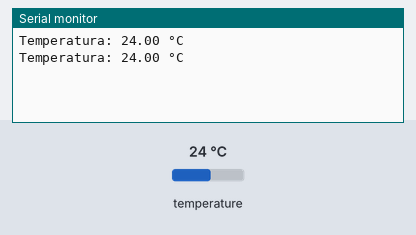
Simulated run of this sketch. Board: ESP32. On the bench: the last lines printed to the serial monitor. Inputs (shaded band) come from the test bench; at power-on: temperature 24 °C.

Above: at 2.3 s.
2.4 s: temperature set to 12 °C
At 2.4 s:
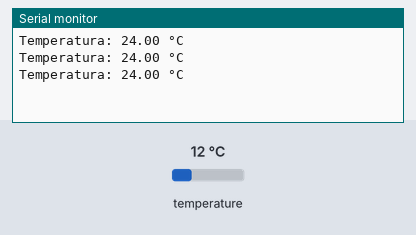
3.9 s: temperature set to 19 °C
At 3.9 s:
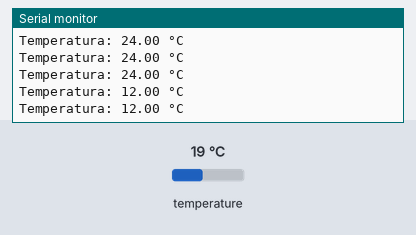
Timing chart, 0 to 6.9 s (numbered marks = the images above; inputs shaded):
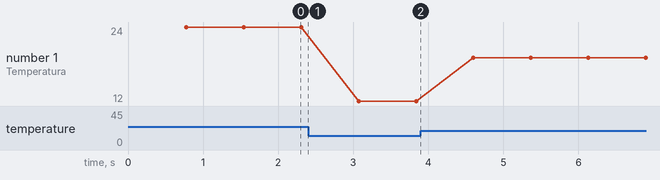

Measured:
- plotted number 1: 24 → 12 after the input at 2.4 s, 12 → 19 after the input at 3.9 s

The sketch:

test_sleep3.ino
```cpp
#include <OneWire.h>
#include <DallasTemperature.h>

#define TEMP_PIN 25

OneWire ds(TEMP_PIN);
DallasTemperature temp(&ds);

const uint32_t READ_TIME = 60000; // 1 minuto en milisegundos
const uint32_t SLEEP_TIME = 300000; // 5 minutos en milisegundos

unsigned long previousMillis = 0;

void setup() {
  Serial.begin(115200);
  temp.begin();
}

void loop() {
  unsigned long currentMillis = millis();

    temp.requestTemperatures();
    float temperature = temp.getTempCByIndex(0);

    Serial.print("Temperatura: ");
    Serial.print(temperature);
    Serial.println(" °C");


  if (currentMillis - previousMillis >= READ_TIME) {
    previousMillis = currentMillis;

    Serial.println("Estoy durmiendo");
    esp_deep_sleep(SLEEP_TIME * 1000); // Convertir a microsegundos
  }
}
  
```
